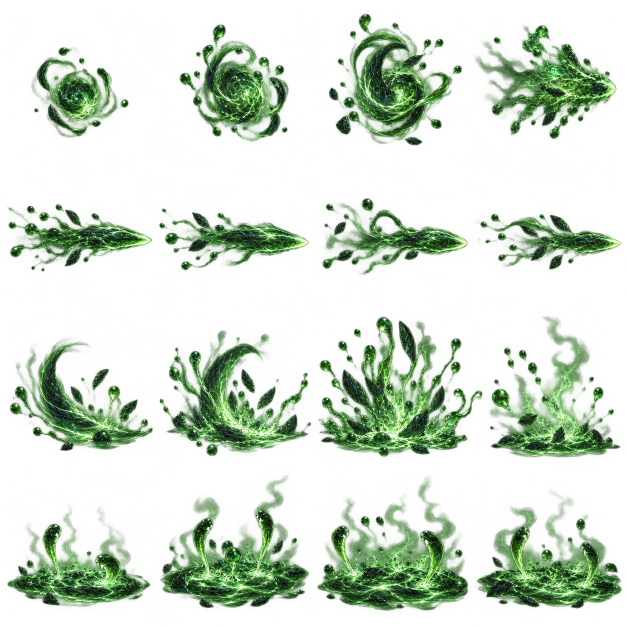
#> input picture arcane-duel-lab/dist/assets/boss-fx/B04-fx-v2.png, 1254 x 1254 px, given in place of B01-fx-v2.png, which was not available (shown at 1/2 size)
$ python inspect-assets.py
#> lines starting #> are read from the running program, lines starting #| are printed output that depends on the picture; after the words box and inside, x2 and y2 are one past the last pixel; in counts of white or black regions, pixels touching at a corner belong together
"""Analyze source PNGs only; never changes any image pixel."""
from pathlib import Path
from PIL import Image
from collections import deque
import json,hashlib
root=Path(__file__).resolve().parents[3]/'arcane-duel-lab/dist/assets/boss-fx'
def box_of_main(mask):
 width,height=mask.size;data=bytearray(mask.tobytes());best=None
 for seed in range(len(data)):
  if not data[seed]:continue
  data[seed]=0;q=deque([seed]);area=0;left=right=seed%width;top=bottom=seed//width
  while q:
   pos=q.popleft();x=pos%width;y=pos//width;area+=1
   left=min(left,x);right=max(right,x);top=min(top,y);bottom=max(bottom,y)
   for nx,ny in ((x-1,y),(x+1,y),(x,y-1),(x,y+1)):
    if 0<=nx<width and 0<=ny<height:
     idx=ny*width+nx
     if data[idx]:data[idx]=0;q.append(idx)
  if best is None or area>best[0]:best=(area,(left,top,right+1,bottom+1))
 return best[1] if best else (0,0,1,1)
def analyze(path,cols,rows):
#> called with cols = 4, rows = 4
 with Image.open(path) as im:
#> im is the input picture: PIL image 1254x1254 RGBA; mean R, G, B, A 27.7, 50.4, 23.5, 60.7
  im.load();width,height=im.size;alpha=im.getchannel('A') if 'A' in im.getbands() else None
#> after `width, height = im.size`: width = 1254; height = 1254
  result={'file':path.name,'size':[width,height],'cols':cols,'rows':rows,'cellSize':[width/cols,height/rows],'frames':[]}
  result['sha256']=hashlib.sha256(path.read_bytes()).hexdigest()
  if alpha is None:result['alphaExtrema']=None;return result
  result['alphaExtrema']=list(alpha.getextrema());result['cornerAlpha']=[alpha.getpixel(p) for p in [(0,0),(width-1,0),(0,height-1),(width-1,height-1)]]
  for i in range(cols*rows):
   c=i%cols;r=i//cols;x0,y0,x1,y1=round(c*width/cols),round(r*height/rows),round((c+1)*width/cols),round((r+1)*height/rows)
   if path.name=='platforms-v4.png':
    # The generator grouped rows inside the canvas instead of respecting equal
    # cell bands. Metadata alone isolates whole silhouettes, no pixel editing.
    xedges=[0,326,640,954,1254];ybands=[(230,500),(520,820),(840,1140)]
    x0,x1=xedges[c:c+2];y0,y1=ybands[r]
    result['frameGeometry']='explicit source rect per frame; do not infer equal cells'
   a=alpha.crop((x0,y0,x1,y1));mask=a.point(lambda v:255 if v>80 else 0)
   left,top,right,bottom=box_of_main(mask)
   f={'index':i,'rect':[x0,y0,x1-x0,y1-y0],'bbox':[left,top,right-left,bottom-top],
    'spriteRect':[x0+max(0,left-2),y0+max(0,top-2),min(x1-x0,right+2)-max(0,left-2),min(y1-y0,bottom+2)-max(0,top-2)],
    'centerX':(left+right)/2,'bottomNormalized':bottom/(y1-y0),'bottom':bottom,
    'touchesCellEdge':left<=1 or top<=1 or right>=x1-x0-1 or bottom>=y1-y0-1}
   if path.name.startswith('platforms'):
    # Read the first opaque platform pixel in central columns; median suppresses
    # snow/fine vine outliers. StandingX is normalized to cellwidth.
    points=[]
    for x in range(max(left+2,round((x1-x0)*.2)),min(right-2,round((x1-x0)*.8))):
     for y in range(y1-y0):
      if a.getpixel((x,y))>180:points.append(y);break
    points.sort();surface=points[len(points)//2] if points else top
    f['topNormalized']=surface/(y1-y0)
    f['standingX']=[(left+4)/(x1-x0),(right-4)/(x1-x0)]
    f['standingUnits']='normalized to cell width; topNormalized normalized to cell height'
   result['frames'].append(f)
#> this loop made 16 passes
#> (left, top, right, bottom) on passes 1 to 12: (73, 115, 235, 248), (45, 82, 263, 282), (45, 28, 277, 288), (13, 51, 293, 278), (17, 105, 304, 219), (16, 111, 304, 226), (18, 95, 309, 235), (41, 116, 303, 225), (30, 58, 305, 275), (20, 60, 303, 285), (12, 7, 313, 286), (41, 7, 301, 288)
#> pass 1, in analyze, `mask = a.point(lambda v: 255 if v > 80 else 0)`:
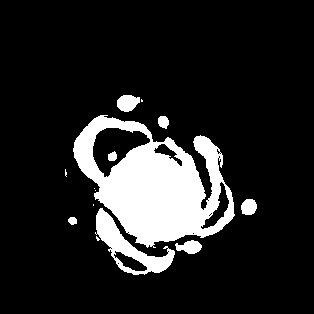
#> mask: PIL image 314x314 L; 14.1% white; 14 white regions (6 under 20 px), largest, box (x1, y1, x2, y2) and area: (73, 115, 235, 248) 11227, (95, 208, 175, 275) 1666, (117, 95, 140, 112) 293
#> after the loop:
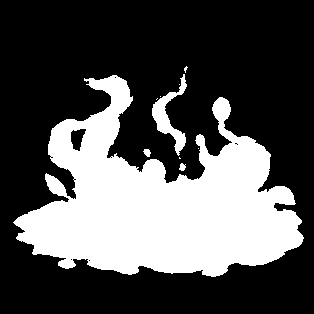
#> mask: PIL image 314x314 L; 32.1% white; 10 white regions (6 under 20 px), largest, box (x1, y1, x2, y2) and area: (13, 75, 304, 277) 30641, (152, 74, 187, 156) 880, (143, 149, 151, 157) 44, (179, 163, 186, 171) 39
#> after the loop, result = 9 items
  return result
units={f'B{i:02}':analyze(root/f'B{i:02}-fx-v2.png',4,4) for i in range(1,12)}
#> call 2 of analyze, with cols = 4, rows = 4
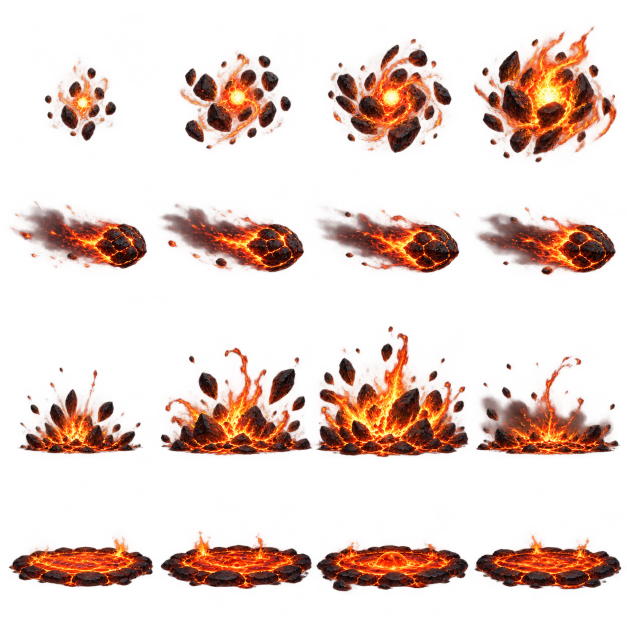
#> input picture arcane-duel-lab/dist/assets/boss-fx/B05-fx-v2.png, 1254 x 1254 px, given in place of B02-fx-v2.png, which was not available (shown at 1/2 size)
#> in analyze, im is the input picture: PIL image 1254x1254 RGBA; mean R, G, B, A 53.2, 18.1, 7.6, 54.1
#> the loop in analyze (call 2), `for i in range(cols*rows):` made 16 passes
#> (left, top, right, bottom) on passes 1 to 12: (116, 149, 216, 259), (47, 107, 239, 289), (44, 89, 242, 306), (8, 64, 293, 309), (37, 105, 294, 223), (12, 103, 294, 230), (21, 113, 292, 232), (17, 115, 291, 236), (39, 151, 282, 281), (8, 69, 309, 284), (6, 39, 309, 287), (13, 103, 299, 283)
#> after the loop in analyze (call 2), `for i in range(cols*rows):`:
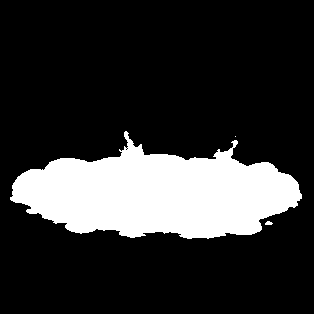
#> mask: PIL image 314x314 L; 19.7% white; 3 white regions (1 under 20 px), largest, box (x1, y1, x2, y2) and area: (10, 131, 302, 239) 19378, (265, 221, 273, 225) 24
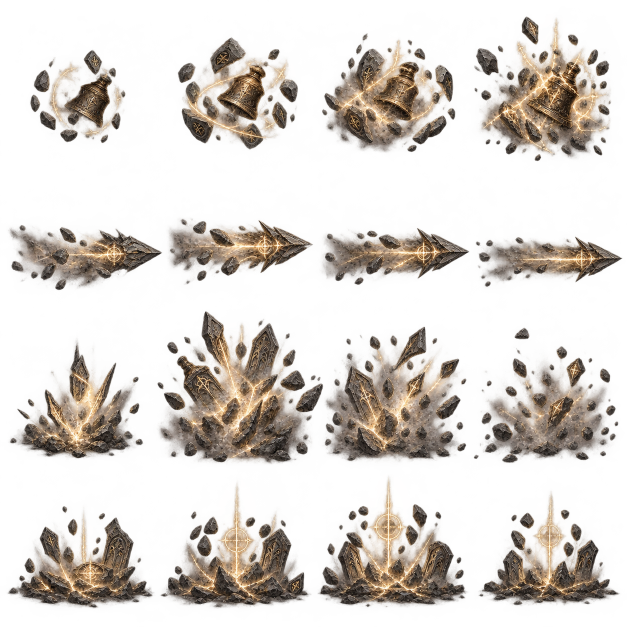
#> input picture arcane-duel-lab/dist/assets/boss-fx/B06-fx-v2.png, 1254 x 1254 px (shown at 1/2 size)
#> in analyze, im is the input picture: PIL image 1254x1254 RGBA; mean R, G, B, A 55.4, 46.2, 37.6, 70.2
#> in analyze (call 6), `alpha = im.getchannel('A') if 'A' in im.getbands() else None`:
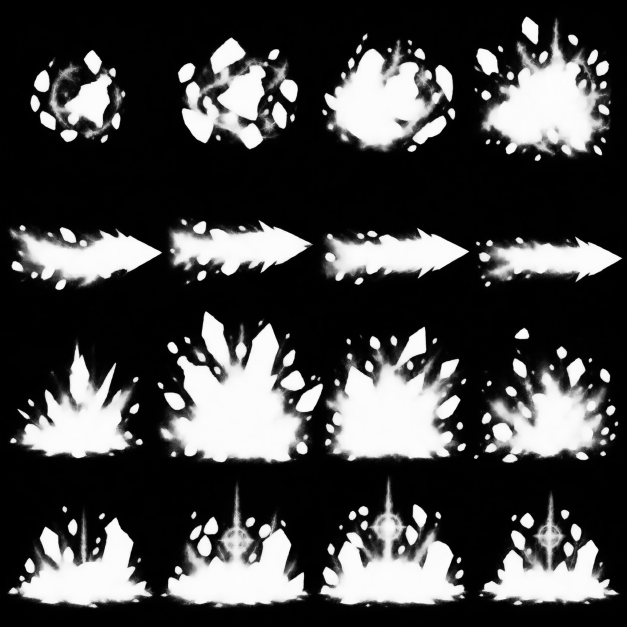
#> alpha: PIL image 1254x1254 L (shown at 1/2 size); min 0, max 255, mean 70.2
#> after the loop in analyze (call 6), `for i in range(cols*rows):`:
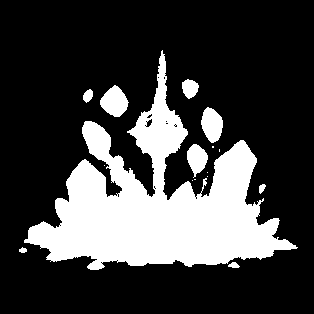
#> mask: PIL image 314x314 L; 25.1% white; 16 white regions (7 under 20 px), largest, box (x1, y1, x2, y2) and area: (24, 50, 298, 270) 22610, (100, 85, 129, 117) 606, (201, 107, 223, 143) 562
#> (the run stopped early here; a loop or call above may not have finished)
